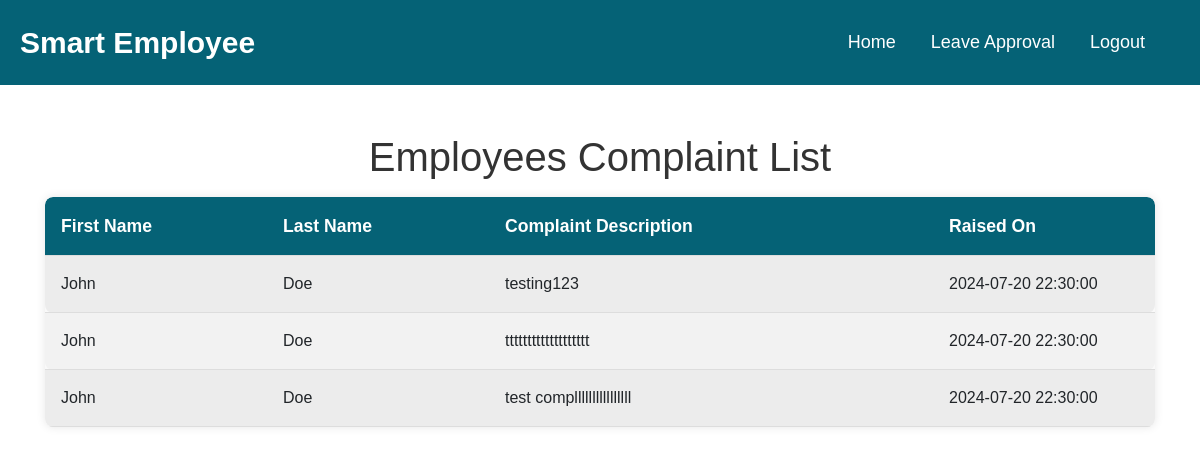
/complaint-list.php, run on the app's committed database.
### tables this page shows
CREATE TABLE `complaints` (
  `compaint_id` bigint(20) NOT NULL,
  `user_id` int(11) NOT NULL,
  `complaint_description` longtext NOT NULL,
  `raised_on` timestamp NOT NULL DEFAULT current_timestamp()
);

CREATE TABLE `users` (
  `user_id` int(11) NOT NULL,
  `username` varchar(255) NOT NULL,
  `password` varchar(255) NOT NULL,
  `role` varchar(50) DEFAULT NULL,
  `first_name` varchar(100) DEFAULT NULL,
  `last_name` varchar(100) DEFAULT NULL,
  `email` varchar(255) NOT NULL,
  `phone` varchar(15) DEFAULT NULL,
  `address` varchar(255) DEFAULT NULL,
  `date_joined` date DEFAULT NULL,
  `department` varchar(100) DEFAULT NULL,
  `job_title` varchar(100) DEFAULT NULL,
  `date_of_birth` date DEFAULT NULL,
  `emergency_contact_name` varchar(100) DEFAULT NULL,
  `emergency_contact_phone` varchar(15) DEFAULT NULL,
  `emergency_contact_relation` varchar(100) DEFAULT NULL,
  `project_id` int(11) DEFAULT NULL,
  `hourly_rate` int(11) NOT NULL
);

### complaint-list.php (the view, shortened to what this page needs)
<?php
require_once 'db_connection.php';
$sql = "SELECT lr.compaint_id, u.first_name, u.last_name, lr.complaint_description, lr.raised_on
        FROM complaints lr
        JOIN Users u ON lr.user_id = u.user_id";
$stmt = $pdo->query($sql);
$leave_requests = $stmt->fetchAll(PDO::FETCH_ASSOC);
?>
<!DOCTYPE html>
<html lang="en">
<head>
    <link rel="stylesheet" href="https://cdn.jsdelivr.net/npm/bootstrap@4.6.2/dist/css/bootstrap.min.css">
    <link rel="stylesheet" href="assets/css/style.css">
    <link rel="stylesheet" href="assets/css/style.css">
</head>
<body>
<header>
  <nav class="navigation">
    <a class="navigation-logo" href="#">Smart Employee</a>
    <div>
    <div class="navigation-cont">
        <a class="navigation-link" href="hr-dashboard.php">Home</a>
        <a class="navigation-link" href="HR_Manage_Leave_Request.php">Leave Approval</a>
        <a class="navigation-link" href="logout.php">Logout</a>
      </div>
    </div>
  </nav>
</header>
<main class="container mt-5">
    <h1>Employees Complaint List</h1>
    <table class="leave-requests-table table-striped">
        <thead>
            <tr>
                <th>First Name</th>
                <th>Last Name</th>
                <th>Complaint Description</th>
                <th>Raised On</th>
            </tr>
        </thead>
        <tbody>
            <?php if (empty($leave_requests)): ?>
                <tr>
                    <td colspan="6" class="text-center">No leave requests found.</td>
                </tr>
            <?php else: ?>
                <?php foreach ($leave_requests as $request): ?>
                    <tr>
                        <td width="20%"><?php echo htmlspecialchars($request['first_name']); ?></td>
                        <td width="20%"><?php echo htmlspecialchars($request['last_name']); ?></td>
                        <td width="40%"><?php echo htmlspecialchars($request['complaint_description']); ?></td>
                        <td width="20%"><?php echo htmlspecialchars($request['raised_on']); ?></td>
                    </tr>
                <?php endforeach; ?>
            <?php endif; ?>
        </tbody>
    </table>
</main>
</body>
</html>

### assets/css/style.css (style rules this page uses)
body { font-family: Arial; margin: 0; padding: 0; font-size: 16px; }
a { text-decoration: none !important; }
h1 { text-align: center; color: #333; }
.navigation { background-color: #056276; display: flex; justify-content: space-between; align-items: center; padding: 20px; }
.navigation-logo { color: white; font-size: 30px; font-weight: bold; text-decoration: none !important; }
.navigation-cont { display: flex; }
.navigation-link { color: white; text-decoration: none; margin-right: 35px; transition: all .3s; font-size: 18px; font-weight: 400; }
.leave-requests-table { width: 100%; border-collapse: collapse; margin-top: 1rem; background-color: #f9f9f9; box-shadow: 0 0 10px rgba(0, 0, 0, 0.1); border-radius: 8px; overflow: hidden; }
.leave-requests-table th, .leave-requests-table td { padding: 1rem; text-align: left; border-bottom: 1px solid #ddd; }
.leave-requests-table th { background-color: #056276; color: white; font-size: 1.1rem; }
.leave-requests-table tr:nth-child(even) { background-color: #f2f2f2; }
.leave-requests-table { border-radius: 8px; overflow: hidden; }
.leave-requests-table th:first-child { border-top-left-radius: 8px; }
.leave-requests-table th:last-child { border-top-right-radius: 8px; }
.leave-requests-table td:first-child { border-bottom-left-radius: 8px; }
.leave-requests-table td:last-child { border-bottom-right-radius: 8px; }

### data on the page
complaints: user.first_name "John", user.last_name "Doe", complaint_description "testing123", raised_on "2024-07-20 22:30:00"
complaints: user.first_name "John", user.last_name "Doe", complaint_description "ttttttttttttttttttt", raised_on "2024-07-20 22:30:00"
complaints: user.first_name "John", user.last_name "Doe", complaint_description "test compllllllllllllllll", raised_on "2024-07-20 22:30:00"
